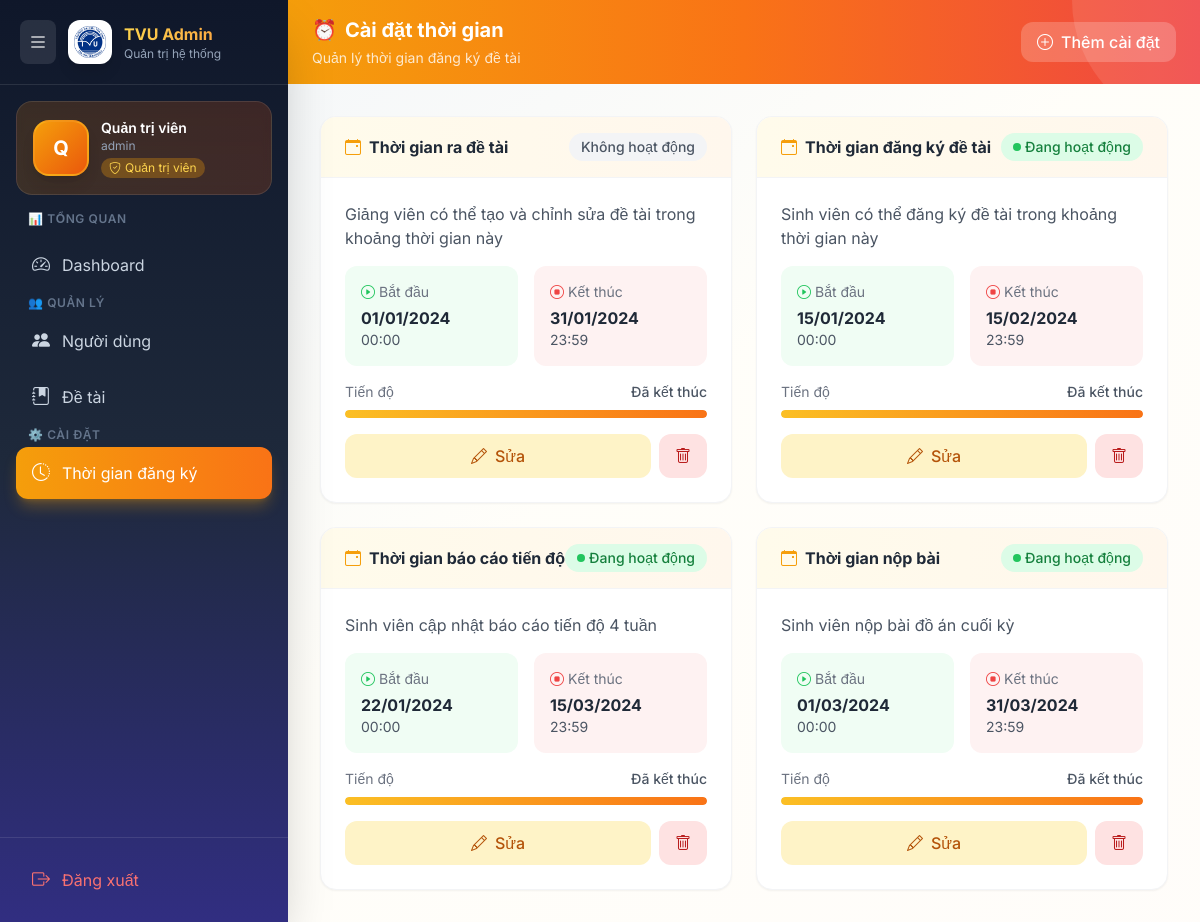
The app's page /public/admin/timeSettings (signed in) with its own data.
### tables this page shows
CREATE TABLE IF NOT EXISTS time_settings (
    setting_id INT AUTO_INCREMENT PRIMARY KEY,
    setting_name VARCHAR(100) NOT NULL,
    start_date DATETIME NOT NULL,
    end_date DATETIME NOT NULL,
    description TEXT,
    is_active BOOLEAN DEFAULT TRUE,
    created_at TIMESTAMP DEFAULT CURRENT_TIMESTAMP,
    
     
    INDEX idx_is_active (is_active),
    INDEX idx_dates (start_date, end_date)
);

### app/core/Controller.php (called while the page is built, shortened)
<?php
class Controller {
    public function model($model) {
        return new $model();
    }
    public function view($view, $data = []) {
        require_once '../app/views/' . $view . '.php';
    }
}

### app/controllers/AdminController.php (called while the page is built, shortened)
<?php
class AdminController extends Controller {
    public function timeSettings() {
        $timeModel = $this->model('TimeSetting');
        $data = [
            'title' => 'Cài đặt thời gian',
            'settings' => $timeModel->getAll()
        ];
        $this->view('admin/time_settings', $data);
    }
}

### app/core/App.php (called while the page is built, shortened)
<?php
class App {
    protected $method = 'login';
    public function __construct() {
        $url = $this->parseUrl();
        if (isset($url[0]) && file_exists('../app/controllers/' . ucfirst($url[0]) . 'Controller.php')) {
            unset($url[0]);
        }
        $this->controller = new $this->controller;
        if (get_class($this->controller) !== 'AuthController') {
            $this->method = 'index';
        }
        if (isset($url[1]) && method_exists($this->controller, $url[1])) {
            $this->method = $url[1];
            unset($url[1]);
        }
        $this->params = $url ? array_values($url) : [];
        call_user_func_array([$this->controller, $this->method], $this->params);
    }
    private function parseUrl() {
        if (isset($_GET['url'])) {
            return explode('/', filter_var(rtrim($_GET['url'], '/'), FILTER_SANITIZE_URL));
        }
        return [];
    }
}

### public/index.php (called while the page is built, shortened)
<?php
    require_once '../app/core/App.php';
    require_once '../app/core/Controller.php';
    require_once '../app/core/Database.php';
    $app = new App();

### app/models/TimeSetting.php (called while the page is built, shortened)
<?php
class TimeSetting {
    private $db;
    public function __construct() {
        $this->db = Database::getInstance();
    }
    public function getAll() {
        $stmt = $this->db->query("SELECT * FROM time_settings ORDER BY created_at DESC");
        return $stmt->fetchAll(PDO::FETCH_ASSOC);
    }
}

### app/core/Database.php (called while the page is built, shortened)
<?php
class Database {
    private static $instance = null;
    private function __construct() {
        $host = DB_HOST;
        $port = defined('DB_PORT') ? DB_PORT : 3306;
        $dbname = DB_NAME;
        $user = DB_USER;
        $pass = DB_PASS;
        $dsn = "mysql:host=$host;port=$port;dbname=$dbname;charset=utf8mb4";
        $options = [
            PDO::ATTR_ERRMODE => PDO::ERRMODE_EXCEPTION,
            PDO::ATTR_DEFAULT_FETCH_MODE => PDO::FETCH_ASSOC,
            PDO::MYSQL_ATTR_INIT_COMMAND => "SET NAMES utf8mb4"
        ];
        $this->pdo = new PDO($dsn, $user, $pass, $options);
    }
    public static function getInstance(): PDO {
        if (self::$instance === null) {
            self::$instance = new Database();
        }
        return self::$instance->pdo;
    }
}

### app/views/admin/time_settings.php (the view, shortened to what this page needs)
<!DOCTYPE html>
<html lang="vi">
<head>
    <script src="https://cdn.tailwindcss.com"></script>
    <link rel="stylesheet" href="https://cdn.jsdelivr.net/npm/bootstrap-icons@1.11.0/font/bootstrap-icons.css">
</head>
<body class="font-inter bg-gradient-to-br from-slate-100 via-amber-50/30 to-orange-50/30 min-h-screen">
<?php include_once __DIR__ . '/../layouts/admin_sidebar.php'; ?>
<main class="lg:ml-72 min-h-screen">
    <header class="sticky top-0 z-30 bg-gradient-to-r from-amber-500 via-orange-500 to-red-500 px-6 py-4 relative overflow-hidden">
        <div class="absolute top-0 right-0 w-64 h-64 bg-white/10 rounded-full -translate-y-1/2 translate-x-1/2"></div>
        <div class="relative z-10 flex items-center justify-between">
            <div class="text-white">
                <div class="flex items-center gap-2 mb-1"><span class="text-xl">⏰</span><h2 class="text-xl font-bold">Cài đặt thời gian</h2></div>
                <p class="text-white/80 text-sm">Quản lý thời gian đăng ký đề tài</p>
            </div>
            <button onclick="openAddModal()" class="px-4 py-2 bg-white/20 hover:bg-white/30 text-white font-medium rounded-xl transition-all flex items-center gap-2">
                <i class="bi bi-plus-circle"></i> Thêm cài đặt
            </button>
        </div>
    </header>
    <div class="p-6 lg:p-8">
        <div class="grid grid-cols-1 lg:grid-cols-2 gap-6">
            <?php if (!empty($data['settings'])): ?>
            <?php foreach ($data['settings'] as $setting): ?>
            <div class="bg-white rounded-2xl shadow-sm border border-gray-100 overflow-hidden hover:shadow-lg transition-all">
                <div class="px-6 py-4 border-b border-gray-100 flex items-center justify-between bg-gradient-to-r from-amber-50 to-orange-50">
                    <h3 class="font-bold text-gray-800 flex items-center gap-2">
                        <i class="bi bi-calendar-event text-amber-500"></i>
                        <?= htmlspecialchars($setting['setting_name']) ?>
                    </h3>
                    <?php if ($setting['is_active']): ?>
                    <span class="px-3 py-1 bg-green-100 text-green-700 text-sm font-medium rounded-full flex items-center gap-1">
                        <span class="w-2 h-2 bg-green-500 rounded-full animate-pulse"></span>
                        Đang hoạt động
                    </span>
                    <?php else: ?>
                    <span class="px-3 py-1 bg-gray-100 text-gray-600 text-sm font-medium rounded-full">
                        Không hoạt động
                    </span>
                    <?php endif; ?>
                </div>
                <div class="p-6">
                    <p class="text-gray-600 mb-4"><?= htmlspecialchars($setting['description'] ?? 'Không có mô tả') ?></p>
                    <div class="grid grid-cols-2 gap-4 mb-4">
                        <div class="p-4 bg-green-50 rounded-xl">
                            <p class="text-sm text-gray-500 mb-1 flex items-center gap-1">
                                <i class="bi bi-play-circle text-green-500"></i> Bắt đầu
                            </p>
                            <p class="font-bold text-gray-800"><?= date('d/m/Y', strtotime($setting['start_date'])) ?></p>
                            <p class="text-sm text-gray-600"><?= date('H:i', strtotime($setting['start_date'])) ?></p>
                        </div>
                        <div class="p-4 bg-red-50 rounded-xl">
                            <p class="text-sm text-gray-500 mb-1 flex items-center gap-1">
                                <i class="bi bi-stop-circle text-red-500"></i> Kết thúc
                            </p>
                            <p class="font-bold text-gray-800"><?= date('d/m/Y', strtotime($setting['end_date'])) ?></p>
                            <p class="text-sm text-gray-600"><?= date('H:i', strtotime($setting['end_date'])) ?></p>
                        </div>
                    </div>
                    <?php
                    $now = time();
                    $start = strtotime($setting['start_date']);
                    $end = strtotime($setting['end_date']);
                    $progress = 0;
                    $statusText = '';
                    $statusColor = '';
                    if ($now < $start) {
                        $statusText = 'Chưa bắt đầu';
                        $statusColor = 'amber';
                    } elseif ($now > $end) {
                        $statusText = 'Đã kết thúc';
                        $statusColor = 'gray';
                        $progress = 100;
                    } else {
                        $statusText = 'Đang diễn ra';
                        $statusColor = 'green';
                        $progress = (($now - $start) / ($end - $start)) * 100;
                    }
                    ?>
                    <div class="mb-4">
                        <div class="flex justify-between items-center mb-2">
                            <span class="text-sm text-gray-500">Tiến độ</span>
                            <span class="text-sm font-medium text-<?= $statusColor ?>-600"><?= $statusText ?></span>
                        </div>
                        <div class="h-2 bg-gray-100 rounded-full overflow-hidden">
                            <div class="h-full bg-gradient-to-r from-amber-400 to-orange-500 rounded-full transition-all" style="width: <?= $progress ?>%"></div>
                        </div>
                    </div>
                    <div class="flex gap-2">
                        <button onclick="openEditModal(<?= htmlspecialchars(json_encode($setting)) ?>)"
                            class="flex-1 py-2.5 bg-amber-100 hover:bg-amber-200 text-amber-700 font-medium rounded-xl transition-all flex items-center justify-center gap-2">
                            <i class="bi bi-pencil"></i> Sửa
                        </button>
                        <a href="<?= $basePath ?>/admin/deleteTimeSetting/<?= $setting['setting_id'] ?>"
                            onclick="return confirm('Bạn có chắc muốn xóa cài đặt này?')"
                            class="py-2.5 px-4 bg-red-100 hover:bg-red-200 text-red-700 font-medium rounded-xl transition-all flex items-center justify-center">
                            <i class="bi bi-trash"></i>
                        </a>
                    </div>
                </div>
            </div>
            <?php endforeach; ?>
            <?php endif; ?>
        </div>
    </div>
</main>
</body>
</html>

### app/views/admin/time_settings.php (style rules this page uses)
* { font-family: 'Inter', sans-serif; }

### records on screen
time_settings: setting_name "Thời gian ra đề tài", is_active "Không hoạt động", description "Giảng viên có thể tạo và chỉnh sửa đề tài trong khoảng thời gian này", start_date "01/01/2024", start_date "00:00", end_date "31/01/2024", end_date "23:59", statusText "Đã kết thúc"
time_settings: setting_name "Thời gian đăng ký đề tài", is_active 1 (drawn), description "Sinh viên có thể đăng ký đề tài trong khoảng thời gian này", start_date "15/01/2024", start_date "00:00", end_date "15/02/2024", end_date "23:59", statusText "Đã kết thúc"
time_settings: setting_name "Thời gian báo cáo tiến độ", is_active 1 (drawn), description "Sinh viên cập nhật báo cáo tiến độ 4 tuần", start_date "22/01/2024", start_date "00:00", end_date "15/03/2024", end_date "23:59", statusText "Đã kết thúc"
time_settings: setting_name "Thời gian nộp bài", is_active 1 (drawn), description "Sinh viên nộp bài đồ án cuối kỳ", start_date "01/03/2024", start_date "00:00", end_date "31/03/2024", end_date "23:59", statusText "Đã kết thúc"

### other values on screen
$adminInitial "Q"
$_SESSION['full_name'] "Quản trị viên"
$_SESSION['username'] "admin"
